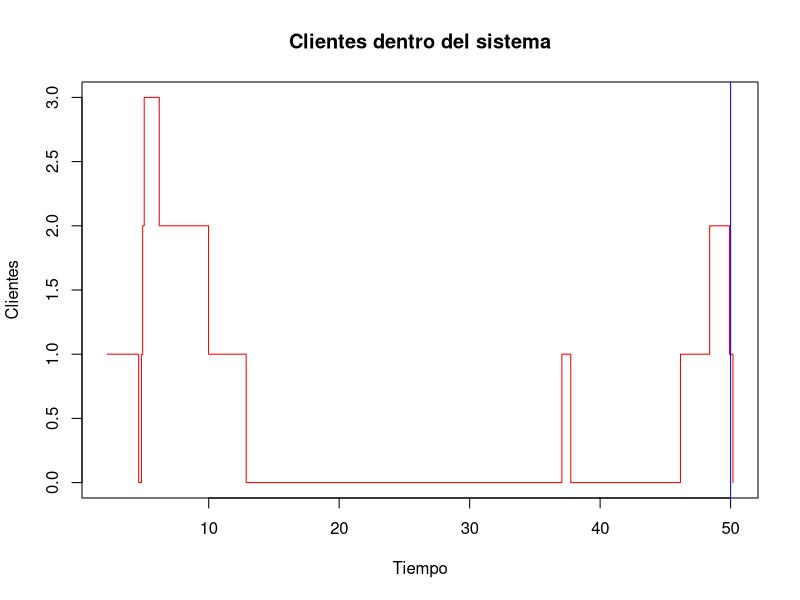

Recreate this plot in R.
# Sistema de línea de espera con un servidor
# Distribución para las llegadas: exponencial con parámetro 1/5
# Distribución para tiempos las salidas: exponencial con parámetro 1/5

# Funcion de tiempos de llegada
Tllegada <- function(){
  return(rexp(1, rate = 1/5))
}

# Funcion de tiempos de salida
Tservicio <- function(){
  return(rexp(1, rate = 1/3))
}

sle1s <- function(TT){
  t <- NNA <- NND <- 0
  ES <- 0
  Hist_ES <- c() # Historial de ES
  Hist_t <- c() # Historial de t
  A <- D <- c()
  # Generamos el primer tiempo de llegada
  T0 <- Tllegada()
  TA <- T0
  TD <- Inf
  while(t < TT || ES > 0){ # La simulacion para si se sobrepasa el tiempo o no hay individuos
    # Caso 1
    if(TA <= TD  & TA <= TT){
      t <- TA
      NNA <- NNA + 1
      ES <- ES + 1
      TA <- t + Tllegada()
      if(ES == 1){
        TD <- t + Tservicio()
      }
      A[NNA] <- t
      Hist_ES <- c(Hist_ES,ES)
      Hist_t <- c(Hist_t,t)
    }
    # Caso 2
    if(TD < TA &  TD <= TT){
      t <- TD
      ES <- ES - 1
      NND <- NND + 1
      if(ES == 0){
        TD <- Inf
      } else {
        TD <- t + Tservicio()
      }
      D[NND] <- t
      Hist_ES <- c(Hist_ES,ES)
      Hist_t <- c(Hist_t,t)
    }
    # Caso 3
    if(min(TA, TD)> TT & ES > 0){
      t <- TD
      ES <- ES - 1
      NND <- NND + 1
      if(ES > 0){
        TD <- t + Tllegada()
      }
      D[NND] <- t
      Hist_ES <- c(Hist_ES,ES)
      Hist_t <- c(Hist_t,t)
    }
    # Caso 4
    if(min(TA, TD) > TT & ES == 0){
      Tp <- max(t-TT, 0)   # Tiempo Extra: tiempo en atender a los individuos luego de haber cerrado
    }
  }
  return(list(TiemposArribo = A, TiemposSalida = D, TiempoExtra = Tp, Sistema  = Hist_ES, Eventos_tiempo = Hist_t))
}
set.seed(12345)
res <- sle1s(TT = 50)
Sistema <- res$Sistema
eventos <- res$Eventos_tiempo
plot(eventos, Sistema, type="s", col="red", ylab= "Clientes", xlab="Tiempo", main ="Clientes dentro del sistema")
abline(v=50, col='blue') # A partir de este umbral no entran al sistema 

# Sistema de Linea de Espera con dos servidores en serie
# Funcion de tiempos de llegada: depende del sector puede ser normal, exp o exp al otro lado
Tllegada <- function(){
  return(rexp(1, rate = 1/5))
}

# Funcion de tiempos de salida
Tservicio <- function(){
  return(rexp(1, rate = 1/3))
}

sle2s <- function(TT){
  t <- NNA <- NND <- 0
  A1 <- A2 <- D <- c()
  ES <- c(0,0)
  TA <- Tllegada()
  T1 <- T2 <- Inf
  while(t < TT || min(ES)>0){
    if(TA == min(TA, T1, T2)){ # Hay un arribo pero los nodos estan ocupados
      t <- TA
      NNA <- NNA + 1
      ES[1] <- ES[1] + 1
      TA <- t + Tllegada()
      if(ES[1] == 1){
        T1 <- t + Tservicio()
      }
      A1[NNA] <- t
    }
    if(T1 == min(TA, T1, T2)){ # Se desocupa el servidor 1 antes del arribo
      t <- T1
      ES[1] <- ES[1] - 1
      ES[2] <- ES[2] + 1
      if(ES[1] == 0){
        T1 <- Inf
      } else {
        T1 <- t  + Tservicio()
      }
      if(ES[2] == 1){
        T2 <- t  + Tservicio()
      }
      A2[NNA - ES[1]] <- t 
    }
    if(T2 == min(TA, T1, T2)){ # Se desocupa el servidor 2 antes del arribo
      t <- T2
      NND <- NND + 1
      ES[2] <- ES[2] - 1
      if(ES[2] == 0){
        T2 <- Inf
      } else {
        T2 <- t + Tservicio()
      }
      D[NND] <- t
    }
  }
  return(list(ArriboS1 = A1, ArriboS2 = A2, Salidas = D))
}

sle2s(TT = 50)
